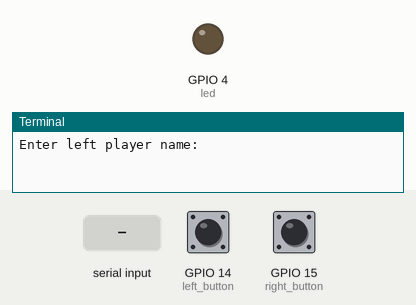
A program run on a simulated Raspberry Pi (BCM pin numbers). On the bench: output pins drawn as LEDs (lit = HIGH), the last lines printed to the terminal. The test bench sets the inputs (shaded band); at power-on: GPIO 14 (left_button) HIGH, GPIO 15 (right_button) HIGH. Random numbers come from a fixed seed.

Above: at 1.2 s.
1.3 s: "1" typed at the terminal, then Enter
2.8 s: "0" typed at the terminal, then Enter
At 3.3 s:
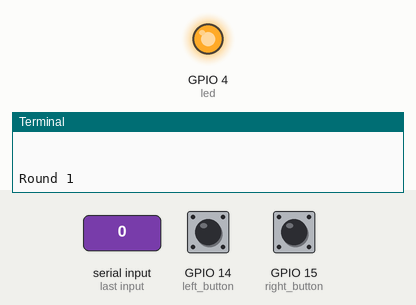
Timing chart, 0 to 10.0 s (numbered marks = the images above; inputs shaded):
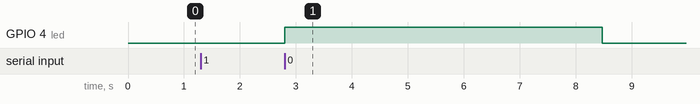

The program:

reaction4.py
```python
import RPi.GPIO as GPIO
import time
import random

left_name = raw_input('Enter left player name: ')
right_name = raw_input('Enter right player name: ')
names = [left_name, right_name]

GPIO.setmode(GPIO.BCM)


GPIO.setwarnings(False)

led = 4
right_button = 15
left_button = 14
num_games = 10
left_wins = 0
right_wins = 0

GPIO.setup(led, GPIO.OUT)
GPIO.setup(right_button, GPIO.IN, GPIO.PUD_UP)
GPIO.setup(left_button, GPIO.IN, GPIO.PUD_UP)

for i in range(1, num_games+1):
    print
    print
    print "Round", i

    GPIO.output(led, 1)
    time.sleep(random.uniform(5, 10))
    GPIO.output(led, 0)

    while True:
        if GPIO.input(left_button) == False:
            print names[0],"won"
            left_wins += 1
            break
        if GPIO.input(right_button) == False:
            print names[1], "won"
            right_wins += 1
            break

GPIO.cleanup()

print names[0], "won", left_wins, "times"
print names[1], "won", right_wins, "times"
```

Measured:
- after the input at 2.8 s, GPIO 4 (led): LOW → HIGH at once, → LOW 5.7 s later
